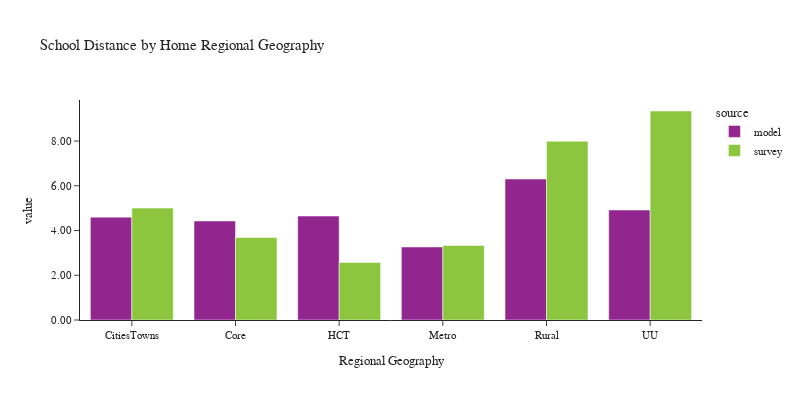

The cell this chart's notebook holds for it:
### Code cell
plot_school_location(df_students, 'rg_proposed_home', 'Home Regional Geography', 'Regional Geography')

### Figure 1 — Plotly figure (JSON) as saved in the notebook; plotly's stock layout.template omitted (floating-point values rounded to 4 significant figures)
{"data": [{"alignmentgroup": "True", "customdata": [[1], [1], [1], [1], [1], [1]], "hovertemplate": "source=model<br>rg_proposed_home=%{x}<br>value=%{y}<br>sample count=%{customdata[0]}<extra></extra>", "legendgroup": "model", "marker": {"color": "#91268F", "pattern": {"shape": ""}}, "name": "model", "offsetgroup": "model", "orientation": "v", "showlegend": true, "textposition": "auto", "type": "bar", "x": ["CitiesTowns", "Core", "HCT", "Metro", "Rural", "UU"], "xaxis": "x", "y": [4.598, 4.427, 4.647, 3.265, 6.303, 4.917], "yaxis": "y"}, {"alignmentgroup": "True", "customdata": [[1], [1], [1], [1], [1], [1]], "hovertemplate": "source=survey<br>rg_proposed_home=%{x}<br>value=%{y}<br>sample count=%{customdata[0]}<extra></extra>", "legendgroup": "survey", "marker": {"color": "#8CC63E", "pattern": {"shape": ""}}, "name": "survey", "offsetgroup": "survey", "orientation": "v", "showlegend": true, "textposition": "auto", "type": "bar", "x": ["CitiesTowns", "Core", "HCT", "Metro", "Rural", "UU"], "xaxis": "x", "y": [5.001, 3.686, 2.569, 3.332, 7.992, 9.343], "yaxis": "y"}], "layout": {"barmode": "group", "font": {"size": 11}, "height": 400, "legend": {"title": {"text": "source"}, "tracegroupgap": 0}, "title": {"text": "School Distance by Home Regional Geography"}, "width": 800, "xaxis": {"anchor": "y", "domain": [0.0, 1.0], "title": {"text": "Regional Geography"}}, "yaxis": {"anchor": "x", "domain": [0.0, 1.0], "tickformat": ".2f", "title": {"text": "value"}}}}
